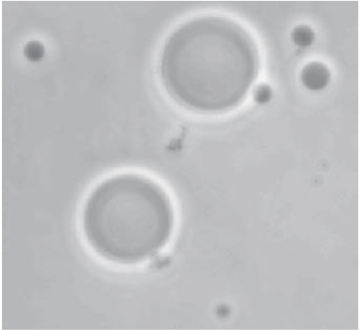
#> input picture images/cells_otsu.jpg, 359 x 331 px, found by its file name
$ jupyter execute --allow-errors Thresholding.ipynb   (shell and % lines are left out)
#> lines starting #> are read from the running program, lines starting #| are printed output that depends on the picture; after the words box and inside, x2 and y2 are one past the last pixel; in counts of white or black regions, pixels touching at a corner belong together
<a href="https://colab.research.google.com/github/sgauthamr2001/cvi-session-1/blob/master/Thresholding.ipynb" target="_parent"></a>

Cloning Github repo

---

Importing the necessary modules required for the task

---

[cell 1]
import cv2                         #Open-CV
import matplotlib.pyplot as plt    #PyPlot
import numpy as np                 #Numpy

Changing the directory to the one with images

---

[cell 2]
%cd '/content/cvi-session-1/Thresholding/src'

Reading an Image & Image Histogram

---

We use the function cv2.imread() to read an image. The image should be in the working directory or the full path of image should be given.

cv2.imread(src, flag)

Arguments  :

    src – input image.
    flag – specifies the way image should be read.
        cv2.IMREAD_COLOR or 1: Loads a color image. Any transparency of image will be neglected. It is the default flag.
        cv2.IMREAD_GRAYSCALE or 0 : Loads image in grayscale mode.

Note:


1.   Even if the image path is wrong, it won’t throw any error, but nothing gets stored in the image variable.
2.   Google colab crashes if you try to display image using cv2.imshow(), which is used to display images, instead plt.imshow() is used.

#> (a cell that did not finish here is left out)

The following piece of code plots the image histogram.

plt.hist() is used for the same.

#> (a cell that did not finish here is left out)

cv2.threshold()

---
It is used for image thresholding using OpenCV

Arguments  :

    1 – Source image
    2 – The threshold value which is used to classify the pixel values
    3 - maxVal which represents the value to be given if pixel value is more than the threshold value
    4 - Style of Thresholding

Output :

    thresh – Thresholded image
    ret    - Threshold parameter (Only in this case)

#> (a cell that did not finish here is left out)

p-Tile Thresholding

---

For p-tile thresholding, there isn't inbuilt function in OpenCV, so the following code based on the afore mentioned algorithm does the work.

#> (a cell that did not finish here is left out)

Iterative Thresholding

---

Further there is no function in OpenCV for Iterative Global Thresholding as well, the code for the algorithm mentioned previously is a follows :

#> (a cell that did not finish here is left out)

Otsu's Binarization

---

For Otsu's Binarisation, cv2.threshold() function is used, but an extra flag,
cv2.THRESH_OTSU is passed. For threshold value, zero is passed unlike the previous cases. The algorithm finds the optimal threshold value and returns as output. If Otsu's thresholding is not used, returned value is same as the threshold value given by the user.

[cell 8]
otsu_gray = cv2.imread('cells_otsu.jpg',0)
#> otsu_gray: shape (331, 359); min 124, max 255, mean 190.5
otsu_hist = plt.hist(otsu_gray.ravel(),256,[0,255])
plt.title('Image Histogram')
plt.show()
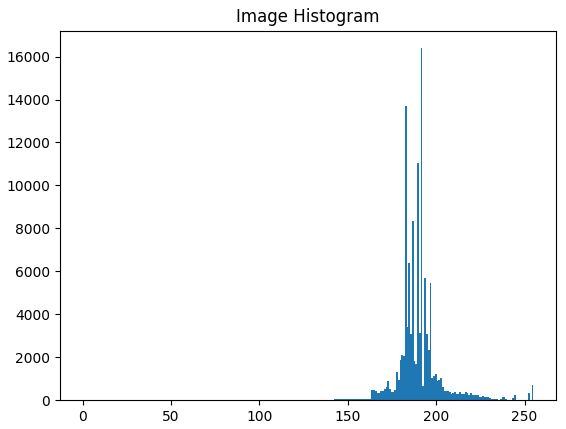
#> figure drawn by matplotlib, 1 panel; tallest bar 16390 high, from x = 191.2 to 192.2
T,otsu_th = cv2.threshold(otsu_gray,0,255,cv2.THRESH_OTSU)
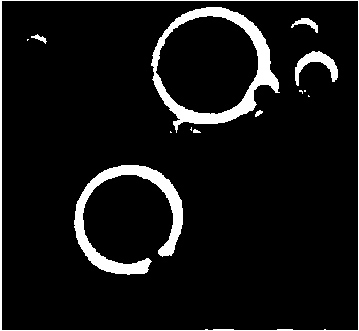
#> otsu_th: shape (331, 359); 7.7% white; 14 white regions (6 under 20 px), largest, box (x1, y1, x2, y2) and area: (151, 7, 280, 133) 3476, (74, 165, 183, 275) 3113, (0, 0, 359, 331) 1747
#> T = 205
plt.imshow(otsu_gray,'gray')
plt.title('Gray-Scale Image')
plt.show()
plt.imshow(otsu_th,'gray')
plt.title('Thresholded Image')
plt.show()
print('The threshold value using Otsu method is %d' % T)
#| The threshold value using Otsu method is 205
